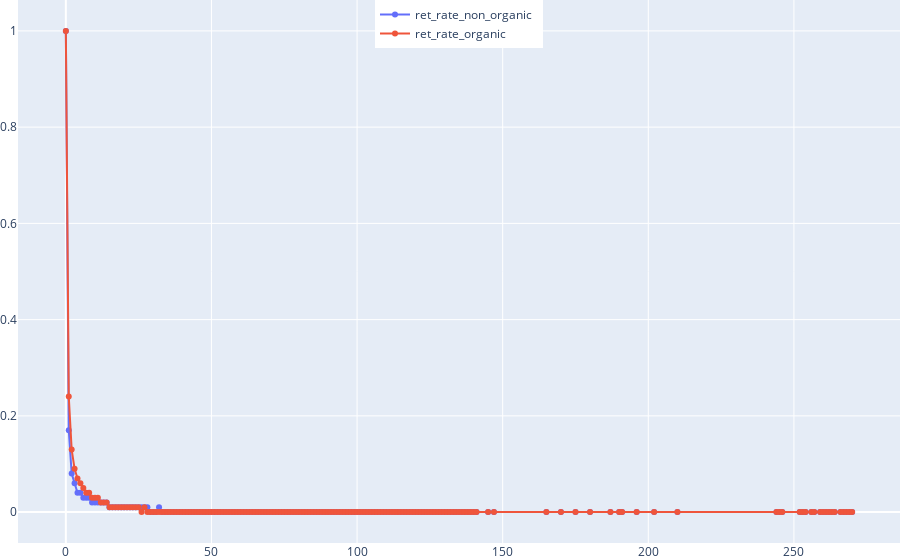

Here is the notebook cell this chart was saved with:
### Code cell
#визуализация полученных результатов

x=users_retention_rate_user_type_sql.retention_day              
y1=users_retention_rate_user_type_sql.ret_rate_organic      
y2=users_retention_rate_user_type_sql.ret_rate_non_organic  

fig = go.Figure()
fig.add_trace(go.Scatter(x=x, y=y2, mode='lines+markers', name='ret_rate_non_organic  '))
fig.add_trace(go.Scatter(x=x, y=y1, mode='lines+markers', name='ret_rate_organic      '))

fig.update_layout(legend_orientation="v",
                  legend=dict(x=.5, xanchor="center"),
                  hovermode="x",
                  margin=dict(l=0, r=0, t=0, b=0))
fig.update_traces(hoverinfo="all", hovertemplate="lifetime: %{x}<br>retention: %{y}")
fig.show()

### Figure 1 — Plotly figure (JSON) as saved in the notebook; plotly's stock layout.template omitted (floating-point values rounded to 4 significant figures; data arrays with more than 128 entries replaced by an {"elided": "..."} marker saying what was removed)
{"data": [{"hoverinfo": "all", "hovertemplate": "lifetime: %{x}<br>retention: %{y}", "mode": "lines+markers", "name": "ret_rate_non_organic  ", "type": "scatter", "x": {"elided": "173 int values"}, "y": {"elided": "173 float values"}}, {"hoverinfo": "all", "hovertemplate": "lifetime: %{x}<br>retention: %{y}", "mode": "lines+markers", "name": "ret_rate_organic      ", "type": "scatter", "x": {"elided": "173 int values"}, "y": {"elided": "173 float values"}}], "layout": {"hovermode": "x", "legend": {"orientation": "v", "x": 0.5, "xanchor": "center"}, "margin": {"b": 0, "l": 0, "r": 0, "t": 0}}}
